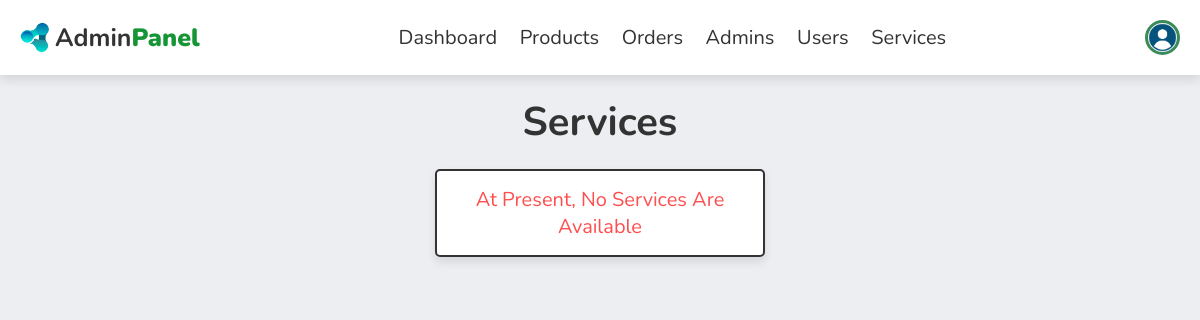
Before: /admin/services.php (signed in) with the older database file.
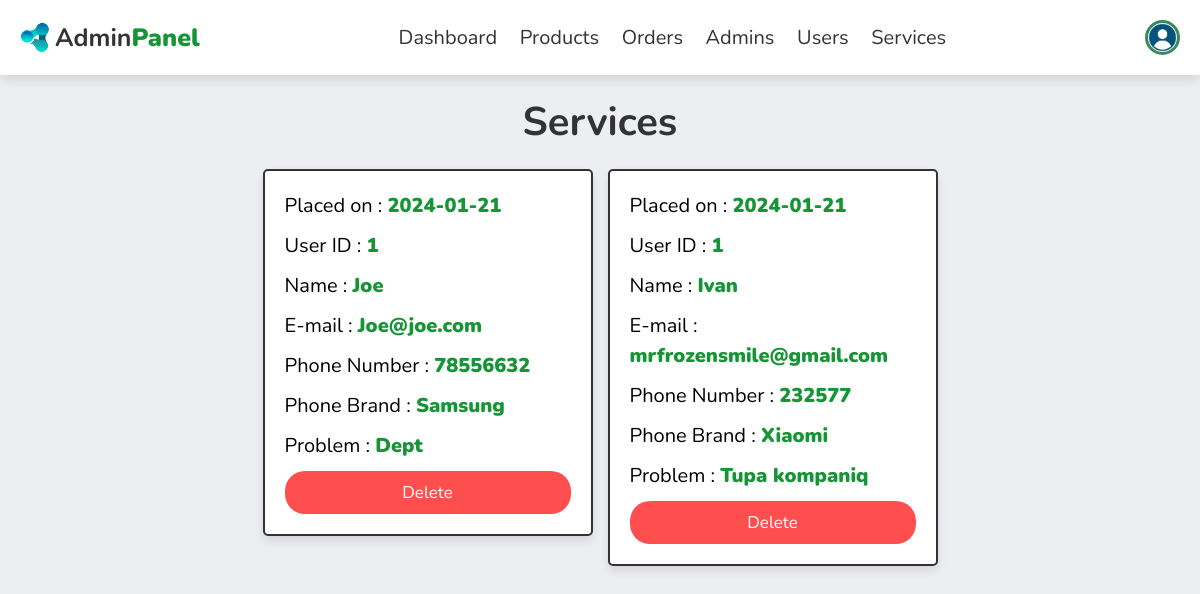
After: the same page with the newer database file.
### tables this page shows
CREATE TABLE `services` (
  `id` int(11) NOT NULL AUTO_INCREMENT,
  `user_id` int(11) NOT NULL,
  `placed_on` date NOT NULL DEFAULT current_timestamp(),
  `name` varchar(100) NOT NULL,
  `email` varchar(100) NOT NULL,
  `number` varchar(15) NOT NULL,
  `brand` varchar(50) NOT NULL DEFAULT 'N/A',
  `description` text NOT NULL,
  `isResolved` int(1) NOT NULL DEFAULT 0,
  PRIMARY KEY (`id`),
  KEY `fk_user_id` (`user_id`),
  CONSTRAINT `fk_user_id` FOREIGN KEY (`user_id`) REFERENCES `users` (`id`)
);

### admin/services.php (the view, shortened to what this page needs)
<?php
include '../components/connect.php';
?>
<!DOCTYPE html>
<html lang="en">
<head>
  <link rel="stylesheet" href="https://cdnjs.cloudflare.com/ajax/libs/font-awesome/6.1.1/css/all.min.css">
  <link rel="stylesheet" href="../css/admin_style.css">
  <link rel="stylesheet" href="../css/global.css">
</head>
<body>
  <?php include '../components/admin_header.php'; ?>
  <section class="contacts">
    <h1 class="heading">Services</h1>
    <div class="box-container">
      <?php
      $select_services = $conn->prepare("SELECT * FROM `services` ORDER BY `placed_on` DESC");
      $select_services->execute();
      if ($select_services->rowCount() > 0) {
        while ($fetch_service = $select_services->fetch(PDO::FETCH_ASSOC)) {
      ?>
          <div class="box">
            <p>Placed on : <span><?= $fetch_service['placed_on']; ?></span></p>
            <p> User ID : <span><?= $fetch_service['user_id']; ?></span></p>
            <p> Name : <span><?= $fetch_service['name']; ?></span></p>
            <p> E-mail : <span><?= $fetch_service['email']; ?></span></p>
            <p> Phone Number : <span><?= $fetch_service['number']; ?></span></p>
            <p> Phone Brand : <span><?= $fetch_service['brand']; ?></span></p>
            <p> Problem : <span><?= $fetch_service['description']; ?></span></p>
            <a href="services.php?delete=<?= $fetch_service['id']; ?>" onclick="return confirm('Delete this service?');" class="delete-btn">Delete</a>
          </div>
      <?php
        }
      } else {
        echo '<p class="empty">At present, no services are available</p>';
      }
      ?>
    </div>
  </section>
</body>
</html>

Changed rows visible on the page:
added services: placed_on "2024-01-21", user "1", name "Joe", email "Joe@joe.com", number "78556632", brand "Samsung", description "Dept"
added services: placed_on "2024-01-21", user "1", name "Ivan", email "mrfrozensmile@gmail.com", number "232577", brand "Xiaomi", description "Tupa kompaniq"
Other visible differences:
text no longer shown: "At Present, No Services Are Available"
